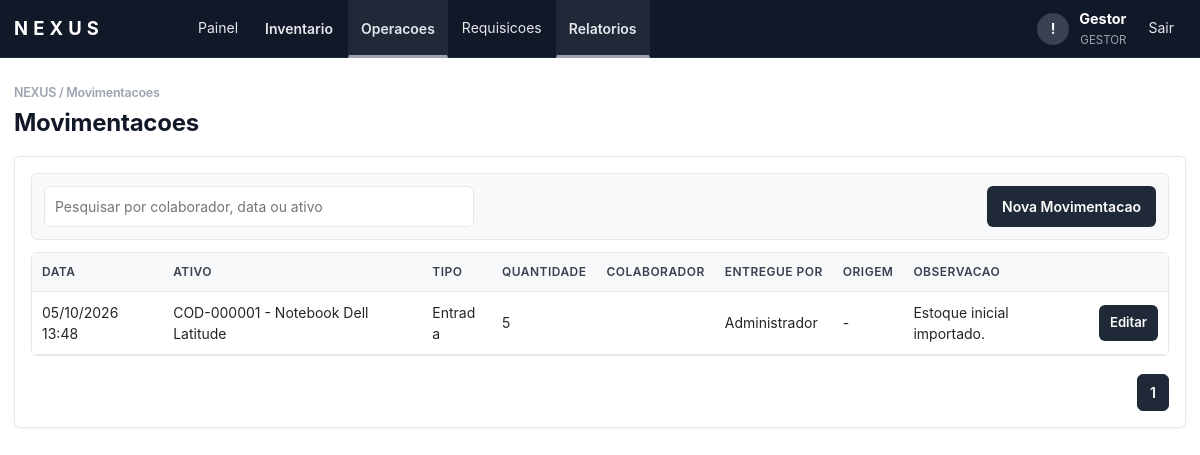
/index.php?page=movimentacoes (signed in), run on the app's committed database.
### tables this page shows
CREATE TABLE movimentacoes (
    id                   INT AUTO_INCREMENT PRIMARY KEY,
    ativo_id             INT NOT NULL,
    tipo                 ENUM('Entrada','Saida','Ajuste') NOT NULL,
    quantidade           INT NOT NULL DEFAULT 0,
    colaborador_recebe   VARCHAR(120),
    funcionario_entrega  VARCHAR(120),
    observacao           TEXT,
    origem               VARCHAR(50) NULL,
    solicitacao_id       INT NULL,
    created_at           TIMESTAMP DEFAULT CURRENT_TIMESTAMP,

    INDEX idx_movimentacoes_ativo       (ativo_id),
    INDEX idx_movimentacoes_tipo        (tipo),
    INDEX idx_movimentacoes_created_at  (created_at),
    INDEX idx_movimentacoes_colaborador (colaborador_recebe),
    INDEX idx_movimentacoes_tipo_colab  (tipo, colaborador_recebe(100)),
    INDEX idx_movimentacoes_solicitacao (solicitacao_id),

    CONSTRAINT fk_movimentacoes_ativo
        FOREIGN KEY (ativo_id) REFERENCES ativos(id) ON DELETE CASCADE
);

CREATE TABLE ativos (
    id               INT AUTO_INCREMENT PRIMARY KEY,
    codigo           VARCHAR(30)  NOT NULL UNIQUE,
    categoria_id     INT NULL,
    nome             VARCHAR(140) NOT NULL,
    marca            VARCHAR(100),
    modelo           VARCHAR(100),
    fornecedor       VARCHAR(140),
    nota_fiscal      VARCHAR(80),
    valor_compra     DECIMAL(12,2) NOT NULL DEFAULT 0,
    data_compra      DATE NULL,
    garantia         DATE NULL,
    quantidade_atual INT          NOT NULL DEFAULT 0,
    estoque_minimo   INT          NOT NULL DEFAULT 1,
    estoque_maximo   INT          NOT NULL DEFAULT 0,
    foto             VARCHAR(255),
    estado           ENUM('Otimo','Bom','Medio','Ruim','Manutencao','Inutilizado') DEFAULT 'Bom',
    localizacao      VARCHAR(140),
    observacoes      TEXT,
    created_at       TIMESTAMP DEFAULT CURRENT_TIMESTAMP,
    updated_at       TIMESTAMP DEFAULT CURRENT_TIMESTAMP ON UPDATE CURRENT_TIMESTAMP,

    INDEX idx_ativos_codigo    (codigo),
    INDEX idx_ativos_nome      (nome),
    INDEX idx_ativos_categoria (categoria_id),
    INDEX idx_ativos_estoque   (quantidade_atual, estoque_minimo),

    CONSTRAINT fk_ativos_categoria
        FOREIGN KEY (categoria_id) REFERENCES categorias(id) ON DELETE SET NULL
);

### nova_modules.php (called while the page is built, shortened)
<?php
function nova_render_page(string $page,?string $flash): bool {
 return false;
}

### index.php (the view, shortened to what this page needs)
<?php
$config = require __DIR__ . '/config.php';
require_once __DIR__ . '/nova_modules.php';
function db(): PDO
{
    static $pdo = null;
    global $config;
    if (!$pdo) {
        $dsn = "mysql:host={$config['db_host']};dbname={$config['db_name']};charset=utf8mb4";
        $pdo = new PDO($dsn, $config['db_user'], $config['db_pass'], [
            PDO::ATTR_ERRMODE => PDO::ERRMODE_EXCEPTION,
            PDO::ATTR_DEFAULT_FETCH_MODE => PDO::FETCH_ASSOC,
        ]);
    }
    return $pdo;
}
function e(mixed $value): string
{
    return htmlspecialchars((string) $value, ENT_QUOTES, 'UTF-8');
}
function csrf(): string
{
    return $_SESSION['csrf'];
}
function current_user(): ?array
{
    return $_SESSION['user'] ?? null;
}
function current_profile(): ?string
{
    return current_user()['perfil'] ?? null;
}
function is_gestor(): bool
{
    return current_profile() === 'gestor';
}
function categoria_tipos_permitidos(): ?array
{
    if (is_gestor()) {
        return ['limpeza', 'escritorio'];
    }
    return null;
}
function categorias_permitidas_ids(): ?array
{
    $tipos = categoria_tipos_permitidos();
    $placeholders = implode(',', array_fill(0, count($tipos), '?'));
    $stmt = db()->prepare("SELECT id FROM categorias WHERE tipo IN ({$placeholders})");
    $stmt->execute($tipos);
    return array_map('intval', $stmt->fetchAll(PDO::FETCH_COLUMN));
}
function categoria_scope_sql(string $colunaCategoriaId): array
{
    $ids = categorias_permitidas_ids();
    $placeholders = implode(',', array_fill(0, count($ids), '?'));
    return [" AND {$colunaCategoriaId} IN ({$placeholders})", $ids];
}
function render_topbar(string $area, array $links): void
{
    $user = current_user();
    echo '<header class="topbar">';
    echo '<div class="topbar-inner">';
    echo '<a class="brand" href="index.php?page=' . ($area === 'usuario' ? 'abrir-requisicao' : 'dashboard') . '"><span class="brand-name">NEXUS</span></a>';
    echo '<nav class="topnav">';
    foreach ($links as $href => $label) {
        if (is_array($label)) {
            $active = in_array(($_GET['page'] ?? 'dashboard'), array_keys($label), true) ? ' active-link' : '';
            echo '<div class="nav-dropdown"><button type="button" class="nav-dropdown-toggle' . $active . '">' . e((string) $href) . '</button><div class="nav-dropdown-menu">';
            echo '</div></div>';
            continue;
        }
        $active = (($_GET['page'] ?? 'dashboard') === $href) ? ' active-link' : '';
        echo '<a href="index.php?page=' . e($href) . '" class="' . $active . '">' . e($label) . '</a>';
    }
    echo '</nav>';
    echo '<div class="top-actions">';
    echo '<button type="button" class="notify-btn" aria-label="Notificacoes">!</button>';
    echo '<div class="user-area"><span>' . e($user['nome'] ?? 'Usuario') . '</span><small>' . e($user['perfil'] ?? $area) . '</small></div>';
    echo '<a class="logout-link" href="index.php?page=logout">Sair</a>';
    echo '</div></div></header>';
}
$page = $_GET['page'] ?? 'dashboard';
$flash = $_SESSION['flash'] ?? null;
?>
<!doctype html>
<html lang="pt-BR">
<head>
  <link rel="stylesheet" href="https://cdn.jsdelivr.net/npm/bootstrap@5.3.3/dist/css/bootstrap.min.css">
  <link rel="stylesheet" href="assets/style.css?v=<?= (int) @filemtime(__DIR__ . '/assets/style.css') ?>">
</head>
<body>
<?php if ($page === 'login'): ?>
  <main class="login">
    <form method="post" class="card login-card">
      <h1>NEXUS</h1>
      <p>Login unico para administradores e usuarios</p>
      <?php if ($flash): ?><div class="alert"><?= e($flash) ?></div><?php endif; ?>
      <input type="hidden" name="csrf" value="<?= e(csrf()) ?>">
      <label>E-mail<input name="email" type="email" required autocomplete="email"></label>
      <label>Senha<input name="senha" type="password" required autocomplete="current-password"></label>
      <button>Entrar</button>
    </form>
  </main>
<?php else:
    $menuLinks = [];
    if (current_profile() === 'administrador') {
        $menuLinks = [
            'dashboard' => 'Painel',
            'Inventario' => ['estoque' => 'Estoque', 'purchase-requests' => 'Solicitacoes de compra', 'inventory' => 'Auditoria de inventario'],
            'Operacoes' => ['movimentacoes' => 'Movimentacoes', 'ativos' => 'Ativos', 'qrcode' => 'QR Codes', 'categorias' => 'Categorias'],
            'requisicoes' => 'Requisicoes',
            'hiring' => 'Contratacoes',
            'Relatorios' => ['inventory-reports' => 'Relatorios de compra', 'movimentacoes' => 'Relatorio de itens em uso', 'importar' => 'Importar CSV', 'exportar' => 'Exportar CSV'],
        ];
    } elseif (current_profile() === 'gestor') {
        $menuLinks = [
            'dashboard' => 'Painel',
            'Inventario' => ['estoque' => 'Estoque'],
            'Operacoes' => ['movimentacoes' => 'Movimentacoes', 'ativos' => 'Ativos', 'qrcode' => 'QR Codes', 'categorias' => 'Categorias'],
            'requisicoes' => 'Requisicoes',
            'Relatorios' => ['movimentacoes' => 'Relatorio de itens em uso', 'importar' => 'Importar CSV', 'exportar' => 'Exportar CSV'],
        ];
    } elseif (current_profile() === 'diretoria') {
        $menuLinks = [
            'dashboard' => 'Painel',
            'requisicoes' => 'Requisicoes',
        ];
    } elseif (current_profile() === 'coordenacao_ti') {
        $menuLinks = ['dashboard' => 'Painel', 'requisicoes-ti' => 'Requisicoes TI', 'it-dashboard' => 'Aprovacoes TI'];
    } elseif (current_profile() === 'financeiro') {
        $menuLinks = ['dashboard' => 'Painel', 'finance-dashboard' => 'Compras'];
    } elseif (current_profile() === 'rh') {
        $menuLinks = ['rh-dashboard' => 'Equipamentos', 'hiring' => 'Contratacoes'];
    }
    ?>
  <?php render_topbar('administrador', $menuLinks); ?>
  <main class="workspace">
    <?php if (nova_render_page($page, $flash)): ?>
    <?php elseif ($page === 'movimentacoes'):
        [$scopeSqlM, $scopeParamsM] = categoria_scope_sql('a.categoria_id');
        $rowsStmt = db()->prepare("
            SELECT m.id, m.ativo_id, m.created_at, a.codigo, a.nome ativo, m.tipo, m.quantidade, m.colaborador_recebe, m.funcionario_entrega, m.origem, m.solicitacao_id, m.observacao
            FROM movimentacoes m JOIN ativos a ON a.id = m.ativo_id
            WHERE 1=1{$scopeSqlM}
            ORDER BY m.id DESC
            LIMIT 200
        ");
        $rowsStmt->execute($scopeParamsM);
        $rows = $rowsStmt->fetchAll();
    ?>
      <h1>Movimentacoes</h1>
      <section class="card">
        <div class="toolbar"><input class="table-search" data-target="mov-table" placeholder="Pesquisar por colaborador, data ou ativo"><button type="button" data-open-modal="mov-modal">Nova Movimentacao</button></div>
        <div class="table-wrap"><table id="mov-table" class="data-table"><thead><tr><th>Data</th><th>Ativo</th><th>Tipo</th><th>Quantidade</th><th>Colaborador</th><th>Entregue por</th><th>Origem</th><th>Observacao</th><th></th></tr></thead><tbody>
          <?php foreach ($rows as $r): ?><tr><td><?= e(date('d/m/Y H:i', strtotime($r['created_at']))) ?></td><td><?= e($r['codigo'] . ' - ' . $r['ativo']) ?></td><td><?= e($r['tipo']) ?></td><td><?= e($r['quantidade']) ?></td><td><?= e($r['colaborador_recebe']) ?></td><td><?= e($r['funcionario_entrega']) ?></td><td><?= e($r['origem'] ?: '-') ?><?= $r['solicitacao_id'] ? ' #' . e($r['solicitacao_id']) : '' ?></td><td><?= e($r['observacao']) ?></td><td><button type="button" class="mini" data-open-modal="mov-edit-<?= e($r['id']) ?>">Editar</button></td></tr><?php endforeach; ?>
        </tbody></table></div>
      </section>
    <?php endif; ?>
  </main>
<?php endif; ?>
</body>
</html>

### assets/style.css (style rules this page uses)
:root { --white: #ffffff; --gray-50: #f8f9fa; --gray-200: #e5e7eb; --gray-400: #9ca3af; --gray-700: #374151; --gray-800: #1f2937; --gray-900: #111827; --accent: #6b7280; --danger: #8f4a4a; --page: var(--white); --text: var(--gray-800); --muted: var(--gray-400); --line: var(--gray-200); --soft: var(--gray-50); --shadow-sm: 0 1px 2px rgba(17, 24, 39, 0.05); --shadow-md: 0 8px 24px rgba(17, 24, 39, 0.10); --radius: 6px; }
* { box-sizing: border-box; }
body { margin: 0; min-height: 100vh; background: var(--page); color: var(--text); font-family: "Inter", -apple-system, BlinkMacSystemFont, "Segoe UI", Roboto, Helvetica, Arial, sans-serif; -webkit-font-smoothing: antialiased; font-size: 14px; }
.topbar { position: fixed; inset: 0 0 auto 0; z-index: 30; height: 58px; background: var(--gray-900); border-bottom: 1px solid var(--gray-800); }
.topbar-inner { width: min(1240px, calc(100% - 28px)); height: 100%; margin: 0 auto; display: flex; align-items: center; gap: 22px; }
.brand { display: inline-flex; align-items: center; min-width: 150px; height: 100%; color: #fff; text-decoration: none; font-weight: 700; letter-spacing: 0.2px; }
.brand-name { color: #fff; font-size: 1.15rem; font-weight: 700; letter-spacing: 0.28em; }
.topnav { display: flex; align-items: center; gap: 2px; flex: 1; min-width: 0; overflow: visible; flex-wrap: wrap; }
.topnav a, .logout-link { color: var(--gray-200); text-decoration: none; padding: 20px 12px 18px; line-height: 1; white-space: nowrap; border-bottom: 3px solid transparent; }
.top-actions { display: flex; align-items: center; gap: 10px; color: #fff; }
.notify-btn { width: 32px; height: 32px; padding: 0; border-radius: 50%; background: var(--gray-700); color: #fff; font-weight: 700; }
.user-area { display: grid; gap: 2px; text-align: right; white-space: nowrap; }
.user-area span { font-weight: 700; font-size: 0.9rem; }
.user-area small { color: var(--gray-400); font-size: 0.72rem; text-transform: uppercase; }
.workspace, .public-page { width: min(1240px, calc(100% - 28px)); margin: 0 auto; padding: 86px 0 32px; }
h1 { margin: 0 0 18px; color: var(--gray-900); font-size: 1.5rem; font-weight: 700; letter-spacing: -0.01em; }
.workspace h1::before, .public-page h1::before { content: "NEXUS / " attr(data-title); display: block; margin-bottom: 8px; color: var(--muted); font-size: 0.78rem; font-weight: 600; text-transform: none; }
.card, .metric, .qr-profile { background: #fff; border: 1px solid var(--line); border-radius: var(--radius); box-shadow: var(--shadow-sm); }
.card { padding: 16px; margin-bottom: 16px; }
input, select, textarea { width: 100%; min-width: 0; border: 1px solid var(--gray-200); border-radius: var(--radius); padding: 9px 10px; background: #fff; color: var(--text); font: inherit; }
button, .mini { border: 1px solid transparent; border-radius: var(--radius); padding: 9px 14px; background: var(--gray-800); color: #fff; font-weight: 600; text-decoration: none; cursor: pointer; display: inline-flex; align-items: center; justify-content: center; gap: 6px; white-space: nowrap; }
.mini { padding: 7px 10px; font-size: 0.82rem; }
.toolbar { display: flex; gap: 12px; align-items: center; justify-content: space-between; margin-bottom: 12px; padding: 12px; background: var(--soft); border: 1px solid var(--line); border-radius: var(--radius); }
.toolbar input { max-width: 430px; background: #fff; }
.table-wrap { overflow-x: auto; border: 1px solid var(--line); border-radius: var(--radius); }
table { width: 100%; border-collapse: collapse; background: #fff; }
th, td { padding: 10px; border-bottom: 1px solid var(--gray-200); text-align: left; vertical-align: middle; }
th { background: var(--gray-50); color: var(--gray-700); border-bottom: 1px solid var(--gray-200); font-size: 0.75rem; font-weight: 600; letter-spacing: 0.04em; text-transform: uppercase; white-space: nowrap; }
td { overflow-wrap: anywhere; }
.nav-dropdown { position: relative; display: inline-flex; }
.nav-dropdown-toggle { height: 58px; border-radius: 0; background: transparent; color: var(--gray-200); padding: 20px 12px 18px; border-bottom: 3px solid transparent; }
.nav-dropdown:hover .nav-dropdown-toggle, .nav-dropdown-toggle.active-link { background: var(--gray-800); border-bottom-color: var(--gray-400); }

### data on the page
movimentacoes: created_at "05/10/2026 13:48", ativo.nome "COD-000001 - Notebook Dell Latitude", tipo "Entrada", quantidade "5", funcionario_entrega "Administrador", origem "-", observacao "Estoque inicial importado."

### other printed values
$label "Painel"
$href "Inventario"
$href "Operacoes"
$label "Requisicoes"
$href "Relatorios"
$user['nome'] "Gestor"
$user['perfil'] "GESTOR"
